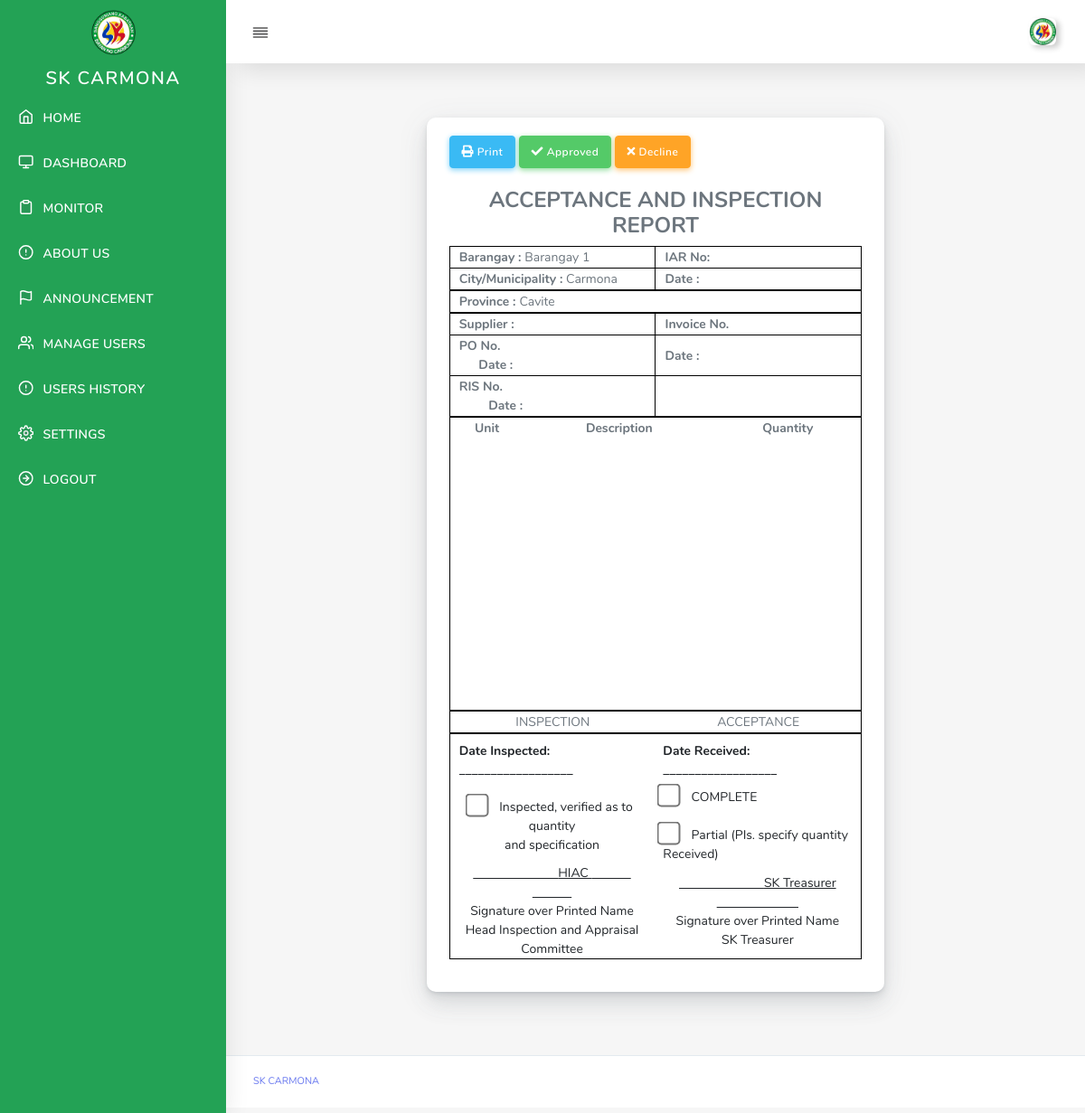
The page /admin/procurement-ai.php?brgy=1 (signed in) on the database its author committed.
### tables this page shows
CREATE TABLE `skaccount` (
  `brgyID` int(11) NOT NULL,
  `barangay_name` varchar(32) NOT NULL,
  `username` varchar(32) NOT NULL,
  `password` varchar(32) NOT NULL,
  `img_profile` text NOT NULL,
  `sk_chairman` varchar(100) NOT NULL,
  `vice_chairman` varchar(100) NOT NULL,
  `secretary` varchar(100) NOT NULL,
  `member1` varchar(100) NOT NULL,
  `member2` varchar(100) NOT NULL,
  `member3` varchar(100) NOT NULL,
  `procuring` varchar(100) NOT NULL,
  `brgy_captain` varchar(100) NOT NULL,
  `committee_approriations` varchar(100) NOT NULL,
  `sk_treasurer` varchar(100) NOT NULL,
  `ai_committee` varchar(100) NOT NULL,
  `budget_officer` varchar(50) NOT NULL,
  `city` varchar(100) NOT NULL,
  `province` varchar(100) NOT NULL,
  `contact` varchar(100) NOT NULL
);

### admin/procurement-ai.php (the view, shortened to what this page needs)
<?php include('header.php'); ?>
<?php include('nav.php'); ?>
<?php include('../controller/sk-procurement-reports.php'); ?>
	<div class="main-content">
	<div class="row justify-content-center">
	 <div class="col-7">
		    <div class="card">
                  <div class="card-body">
				  <button class="btn btn-info btn-md" type="button" onclick="printDiv('printableArea')"/><i class="fas fa-print"></i> Print </button>
					<?php
					$proid = base64_decode(urldecode($_GET['data']));
					$brgy1  = $_GET['brgy'];
					$pr	   = $mysqli->query("SELECT * FROM ai_report where brgy_id='$brgy1' and pro_id='$proid'");
					$prres = $pr->fetch_assoc();
					$brgy	 = $mysqli->query("SELECT * FROM skaccount where brgyID ='$brgy1'");
					$brgyres = $brgy->fetch_assoc();
					?>
					 <?php if($prres['is_approved'] == 1){ echo " <center> <b> ACCEPTANCE AND INSPECTION REPORT APPROVED  </b></center>  " ; }
					else if($prres['is_approved'] == 2){ echo " <center> <b>ACCEPTANCE AND INSPECTION REPORT DECLINED </b></center> " ; }
					else{ ?>
						<button class="btn btn-success btn-md" type="button" data-toggle="modal" data-target="#approved"><i class="fas fa-check"></i> Approved </button>
						<button class="btn btn-warning btn-md" type="button" data-toggle="modal" data-target="#declined"> <i class="fas fa-times"></i> Decline </button>
					<?php } ?>
					<br><br>
				  <div id="printableArea">
					  <center><h4> ACCEPTANCE AND INSPECTION REPORT</h4> </center>
					  <table class="table-1" style="border:1px solid black;" >
						<tr>
							<td colspan="6"> <strong> Barangay : </strong>  <?php echo $brgyres['barangay_name'];?></td>
							<td colspan="6"><strong> IAR No:</strong>  <?php echo $prres['iarno'];?></td>
						</tr>
						<tr>
							<td colspan="6"><strong> City/Municipality :</strong>  <?php echo $brgyres['city'];?></td>
							<td colspan="6"><strong> Date : </strong> <?php echo $prres['dateiar'];?> </td>
						</tr>
                      </table>
					  <table class="table-1" style="border:1px solid black;" >
						<tr>
							<td colspan="6"> <strong> Province : </strong>  <?php echo $brgyres['province'];?></td>
						</tr>
                      </table>
					   <table class="table-1" style="border:1px solid black;" >
						<tr>
							<td colspan="6"> <strong> Supplier : </strong>  <?php echo $prres['supplier'];?></td>
							<td colspan="6"><strong> Invoice No.</strong>  <?php echo $prres['invoice'];?></td>
						</tr>
						<tr>
							<td colspan="6">
							<strong> PO No.</strong>  <?php echo $prres['pono'];?>
							<strong> Date : </strong> <?php echo $prres['datepo'];?>
							</td>
							<td colspan="6"><strong> Date : </strong> <?php echo $prres['dateinvoice'];?> </td>
						</tr>
						<tr>
							<td colspan="6">
							<strong> RIS  No.</strong> <?php echo $prres['ris'];?>
							<strong> Date : </strong> <?php echo $prres['datepo'];?>
							</td>
						</tr>
                      </table>
                      <table class="table-2" style="border:1px solid black;width: 100%;">
                        <thead>
                          <tr>
                            <th class="text-center">Unit</th>
                            <th class="text-center">Description</th>
                            <th class="text-center">Quantity</th>
                          </tr>
                        </thead>
						<tbody>
						<tr><td   colspan="6" class="text-center"></td></tr>
						</tbody>
                      </table>
					  <table class="table-3" style="border:1px solid black;">
						<tr>
							<td colspan="6"  class="text-center">INSPECTION</td>
							<td colspan="6" class="text-center">ACCEPTANCE</td>
						</tr>
                      </table>
					    <table class="table" style="border:1px solid black;" >
						<tr>
							<td colspan="6"> <strong> Date Inspected:  __________________ </td>
							<td colspan="6"> <strong>Date Received: __________________</td>
						</tr>
						<tr>
							<td colspan="6"  class="text-center">
								<span><input type="checkbox" ></input> &nbsp;&nbsp;&nbsp;&nbsp;Inspected, verified as to quantity <br> and specification
							</td>
							<td colspan="6"  class="text-">
								<input type="checkbox" ></input> &nbsp;&nbsp;&nbsp;&nbsp;COMPLETE<br><br>
								<input type="checkbox" ></input> &nbsp;&nbsp;&nbsp;&nbsp;Partial (Pls. specify quantity Received)
							</td>
						</tr>
						<tr style=" height: 100px;">
							<td colspan="6" class="text-center">
							 <u>
							 <?php echo $brgyres['ai_committee'];?>
							 </u>
							<br> Signature over Printed Name <br> Head Inspection and Appraisal Committee
							</td>
							<td colspan="6" class="text-center">
							 <u>
							 <?php echo $brgyres['sk_treasurer'];?>
							 </u>
							<br> Signature over Printed Name <br> SK Treasurer
							</td>
						</tr>
                      </table>
                  </div>
                </div>
                </div>
           </div>
           </div>
   </div>
<?php require('footer.php'); ?>

### admin/procurement-ai.php (style rules this page uses)
.table-1 { width: 100%; table-layout: fixed; }
.table-1 td { border: 1pt solid black; padding-left: 10px; }
.table-2 tbody tr:last-child { height:300px; }
.table-3 { width: 100%; table-layout: fixed; }
input[type=checkbox] { -ms-transform: scale(2); -moz-transform: scale(2); -webkit-transform: scale(2); -o-transform: scale(2); transform: scale(2); padding: 10px; }

### rows shown on the page
skaccount: barangay_name "Barangay 1", city "Carmona", province "Cavite", ai_committee "HIAC", sk_treasurer "SK Treasurer"
